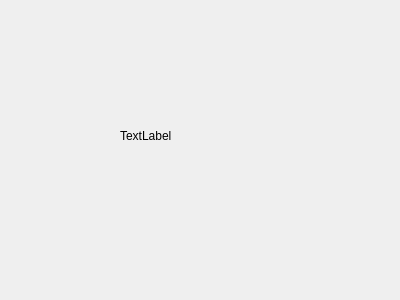
<?xml version="1.0" encoding="UTF-8"?>
<ui version="4.0">
 <class>Dialog</class>
 <widget class="QDialog" name="Dialog">
  <property name="geometry">
   <rect>
    <x>0</x>
    <y>0</y>
    <width>400</width>
    <height>300</height>
   </rect>
  </property>
  <property name="windowTitle">
   <string>Dialog</string>
  </property>
  <widget class="QLabel" name="lb_control">
   <property name="geometry">
    <rect>
     <x>120</x>
     <y>90</y>
     <width>121</width>
     <height>91</height>
    </rect>
   </property>
   <property name="text">
    <string>TextLabel</string>
   </property>
  </widget>
 </widget>
 <resources/>
 <connections/>
</ui>
